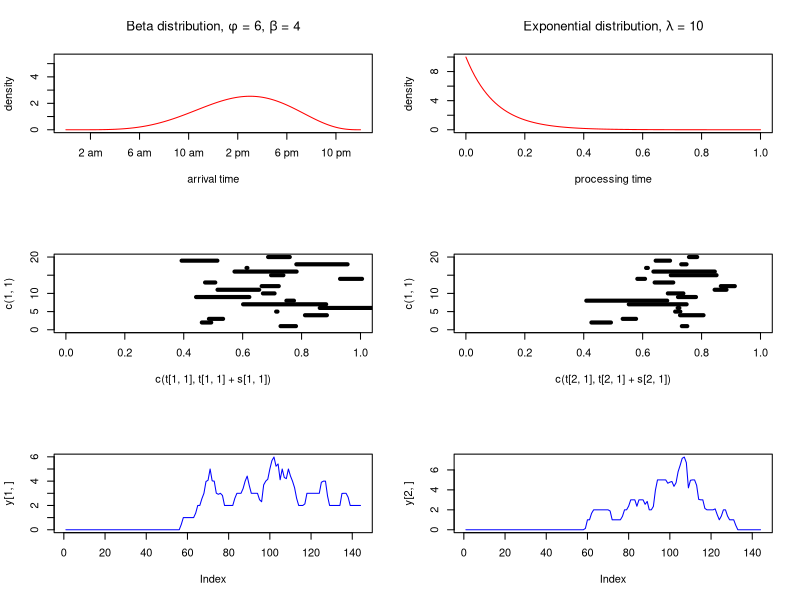

R code for this plot:
rm(list = ls())

F = function(time, t, ts) {
	val = 0;
	if(time < t) val = 0.0
	else if( (t<time) & (ts>time) ) val = time - t
	else val = ts - t
	return(val)
}

D = 40 # Number of days with observations
N = 20 # Number of events per day
T = 144 # Number of observations per day (288)
time = seq(0, 1, length.out = T+1)

shape1 = 6
shape2 = 4
par(mfrow = c(3,2))
plot(time, dbeta(time, shape1, shape2), type = "l", col = "red",
xlab = "arrival time", ylab = "density", ylim = c(0,5.5),
xaxt = "n",
main = expression(paste("Beta distribution, ", phi, " = 6, ", beta, " = 4")))
axis(1, at = seq(2,22,4)/24, labels = c("2 am", "6 am", "10 am", "2 pm", "6 pm", "10 pm"))

# Generate synthetic data
t = matrix(nrow = D, ncol = N)
for(d in 1:D) {
	t[d,] = rbeta(n = N, shape1 = shape1, shape2 = shape2)
}

s = matrix(nrow = D, ncol = N)
rateexp = 10
for(d in 1:D) {
	s[d,] = rexp(n = N, rate = rateexp)
}

plot(seq(0, 10/rateexp, 1e-2), dexp(seq(0, 10/rateexp, 1e-2), rate = rateexp), type = "l",
xlab = "processing time", ylab = "density", col = "red",
main = expression(paste("Exponential distribution, ", lambda, " = 10")))


y = matrix(nrow = D, ncol = T)
for(d in 1:D) {
	for(j in 1:T) {
		m = 0.0
		for(i in 1:N) {
			m = m + (F(time[j+1], t[d,i], t[d,i]+s[d,i]) - F(time[j], t[d,i], t[d,i]+s[d,i]))/(time[j+1] - time[j])
		}
	y[d,j] = m # no additinal random noise
	}
}

plot(c(t[1,1], t[1,1]+s[1,1]), c(1, 1), xlim = c(0,1), ylim = c(0,N), type = "l", lwd = 4)
for(i in 2:N) {
	points(c(t[1,i], t[1,i]+s[1,i]), i*c(1, 1), xlim = c(0,1), ylim = c(0,N), type = "l", lwd = 4)
}

plot(c(t[2,1], t[2,1]+s[2,1]), c(1, 1), xlim = c(0,1), ylim = c(0,N), type = "l", lwd = 4)
for(i in 2:N) {
	points(c(t[2,i], t[2,i]+s[2,i]), i*c(1, 1), xlim = c(0,1), ylim = c(0,N), type = "l", lwd = 4)
}

plot(y[1,], type = "l", col = "blue")
plot(y[2,], type = "l", col = "blue")

S = matrix(nrow = 3, ncol = D)
for (d in 1:D) {
	S[1, d] = mean(y[d, ])
	S[2, d] = sum((1:T)*(y[d, ]/sum(y[d, ])))
	S[3, d] = sum((1:T)^2*(y[d, ]/sum(y[d, ]))) - (S[2, d])^2
}

# Stats <- c(S[1, ], S[2, ], S[3, ])